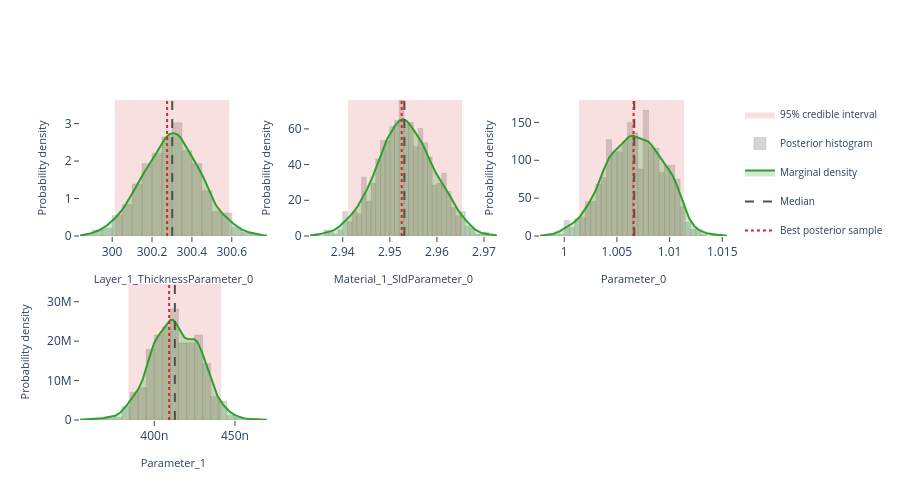

Notebook cell for this chart:
### Markdown cell above
## Interactive posterior plots

The next three cells render the same Plotly figures that are shown on the
Bayesian Posterior tab of the EasyReflectometryApp:

* **Marginals** — per-parameter distribution: histogram + smooth KDE marginal,
  shaded 95% credible interval, and median / best-sample lines
  (`plot_distribution` or `posterior.distribution()`)
* **Corner plot** — pairwise marginals + 2-D contours + scatter (`plot_corner`)
* **Traces** — per-chain trace + marginal histogram (`plot_trace`)

The standalone helpers are called with ``return_figure=True`` so they return a
Plotly ``Figure`` that we render in the notebook with ``fig.show()``; the
``PosteriorResults`` methods return the figure directly.

### Code cell
# ---- Marginal posterior distributions ---------------------------------------
# One panel per free parameter, each overlaying the posterior histogram, a
# smooth Gaussian-KDE marginal, the shaded 95% credible interval, and the
# median / best-sample reference lines.  Mirrors the "Marginals" sub-tab in
# the EasyReflectometryApp.

# The PosteriorResults method passes ``logp`` through automatically so the
# best posterior sample (MAP) line is drawn:
fig = posterior.distribution()
fig.show()

# Standalone equivalent (pass ``logp`` to get the best-sample line):
# fig = plot_distribution(
#     posterior.draws,
#     posterior.param_names,
#     logp=posterior.logp,
#     return_figure=True,
# )
# fig.show()

### Figure 1 — Plotly figure (JSON) as saved in the notebook; plotly's stock layout.template omitted (floating-point values rounded to 4 significant figures; data arrays with more than 128 entries replaced by an {"elided": "..."} marker saying what was removed)
{"data": [{"fill": "toself", "fillcolor": "rgba(214, 39, 40, 0.14)", "hoverinfo": "skip", "legendgroup": "95% credible interval", "line": {"color": "rgba(214, 39, 40, 0.14)", "width": 0}, "mode": "lines", "name": "95% credible interval", "showlegend": true, "type": "scatter", "x": [300.0, 300.6, 300.6, 300.0, 300.0], "xaxis": "x", "y": [0.0, 0.0, 3.628, 3.628, 0.0], "yaxis": "y"}, {"histnorm": "probability density", "hovertemplate": "sample=%{x:.4f}<br>density: %{y:.2f}<extra></extra>", "legendgroup": "histogram", "marker": {"color": "rgba(120, 120, 120, 0.38)", "line": {"color": "rgba(120, 120, 120, 0.24)", "width": 1}}, "name": "Posterior histogram", "nbinsx": 40, "opacity": 0.82, "showlegend": true, "type": "histogram", "x": {"elided": "880 float values"}, "xaxis": "x", "yaxis": "y"}, {"fill": "tozeroy", "fillcolor": "rgba(44, 160, 44, 0.22)", "hovertemplate": "Layer_1_ThicknessParameter_0: %{x:.4f}<br>density: %{y:.4f}<extra></extra>", "legendgroup": "marginal", "line": {"color": "rgb(44, 160, 44)", "width": 2}, "mode": "lines", "name": "Marginal density", "showlegend": true, "type": "scatter", "x": {"elided": "256 float values"}, "xaxis": "x", "y": {"elided": "256 float values"}, "yaxis": "y"}, {"hovertemplate": "Median: %{x:.4f}<extra></extra>", "legendgroup": "Median", "line": {"color": "rgb(80, 80, 80)", "dash": "dash", "width": 2}, "mode": "lines", "name": "Median", "showlegend": true, "type": "scatter", "x": [300.3, 300.3], "xaxis": "x", "y": [0.0, 3.628], "yaxis": "y"}, {"hovertemplate": "Best posterior sample: %{x:.4f}<extra></extra>", "legendgroup": "Best posterior sample", "line": {"color": "rgb(214, 39, 40)", "dash": "dot", "width": 2}, "mode": "lines", "name": "Best posterior sample", "showlegend": true, "type": "scatter", "x": [300.3, 300.3], "xaxis": "x", "y": [0.0, 3.628], "yaxis": "y"}, {"fill": "toself", "fillcolor": "rgba(214, 39, 40, 0.14)", "hoverinfo": "skip", "legendgroup": "95% credible interval", "line": {"color": "rgba(214, 39, 40, 0.14)", "width": 0}, "mode": "lines", "name": "95% credible interval", "showlegend": false, "type": "scatter", "x": [2.941, 2.965, 2.965, 2.941, 2.941], "xaxis": "x2", "y": [0.0, 0.0, 76.18, 76.18, 0.0], "yaxis": "y2"}, {"histnorm": "probability density", "hovertemplate": "sample=%{x:.4f}<br>density: %{y:.2f}<extra></extra>", "legendgroup": "histogram", "marker": {"color": "rgba(120, 120, 120, 0.38)", "line": {"color": "rgba(120, 120, 120, 0.24)", "width": 1}}, "name": "Posterior histogram", "nbinsx": 40, "opacity": 0.82, "showlegend": false, "type": "histogram", "x": {"elided": "880 float values"}, "xaxis": "x2", "yaxis": "y2"}, {"fill": "tozeroy", "fillcolor": "rgba(44, 160, 44, 0.22)", "hovertemplate": "Material_1_SldParameter_0: %{x:.4f}<br>density: %{y:.4f}<extra></extra>", "legendgroup": "marginal", "line": {"color": "rgb(44, 160, 44)", "width": 2}, "mode": "lines", "name": "Marginal density", "showlegend": false, "type": "scatter", "x": {"elided": "256 float values"}, "xaxis": "x2", "y": {"elided": "256 float values"}, "yaxis": "y2"}, {"hovertemplate": "Median: %{x:.4f}<extra></extra>", "legendgroup": "Median", "line": {"color": "rgb(80, 80, 80)", "dash": "dash", "width": 2}, "mode": "lines", "name": "Median", "showlegend": false, "type": "scatter", "x": [2.953, 2.953], "xaxis": "x2", "y": [0.0, 76.18], "yaxis": "y2"}, {"hovertemplate": "Best posterior sample: %{x:.4f}<extra></extra>", "legendgroup": "Best posterior sample", "line": {"color": "rgb(214, 39, 40)", "dash": "dot", "width": 2}, "mode": "lines", "name": "Best posterior sample", "showlegend": false, "type": "scatter", "x": [2.953, 2.953], "xaxis": "x2", "y": [0.0, 76.18], "yaxis": "y2"}, {"fill": "toself", "fillcolor": "rgba(214, 39, 40, 0.14)", "hoverinfo": "skip", "legendgroup": "95% credible interval", "line": {"color": "rgba(214, 39, 40, 0.14)", "width": 0}, "mode": "lines", "name": "95% credible interval", "showlegend": false, "type": "scatter", "x": [1.001, 1.011, 1.011, 1.001, 1.001], "xaxis": "x3", "y": [0.0, 0.0, 179.6, 179.6, 0.0], "yaxis": "y3"}, {"histnorm": "probability density", "hovertemplate": "sample=%{x:.4f}<br>density: %{y:.2f}<extra></extra>", "legendgroup": "histogram", "marker": {"color": "rgba(120, 120, 120, 0.38)", "line": {"color": "rgba(120, 120, 120, 0.24)", "width": 1}}, "name": "Posterior histogram", "nbinsx": 40, "opacity": 0.82, "showlegend": false, "type": "histogram", "x": {"elided": "880 float values"}, "xaxis": "x3", "yaxis": "y3"}, {"fill": "tozeroy", "fillcolor": "rgba(44, 160, 44, 0.22)", "hovertemplate": "Parameter_0: %{x:.4f}<br>density: %{y:.4f}<extra></extra>", "legendgroup": "marginal", "line": {"color": "rgb(44, 160, 44)", "width": 2}, "mode": "lines", "name": "Marginal density", "showlegend": false, "type": "scatter", "x": {"elided": "256 float values"}, "xaxis": "x3", "y": {"elided": "256 float values"}, "yaxis": "y3"}, {"hovertemplate": "Median: %{x:.4f}<extra></extra>", "legendgroup": "Median", "line": {"color": "rgb(80, 80, 80)", "dash": "dash", "width": 2}, "mode": "lines", "name": "Median", "showlegend": false, "type": "scatter", "x": [1.007, 1.007], "xaxis": "x3", "y": [0.0, 179.6], "yaxis": "y3"}, {"hovertemplate": "Best posterior sample: %{x:.4f}<extra></extra>", "legendgroup": "Best posterior sample", "line": {"color": "rgb(214, 39, 40)", "dash": "dot", "width": 2}, "mode": "lines", "name": "Best posterior sample", "showlegend": false, "type": "scatter", "x": [1.007, 1.007], "xaxis": "x3", "y": [0.0, 179.6], "yaxis": "y3"}, {"fill": "toself", "fillcolor": "rgba(214, 39, 40, 0.14)", "hoverinfo": "skip", "legendgroup": "95% credible interval", "line": {"color": "rgba(214, 39, 40, 0.14)", "width": 0}, "mode": "lines", "name": "95% credible interval", "showlegend": false, "type": "scatter", "x": [3.84e-07, 4.415e-07, 4.415e-07, 3.84e-07, 3.84e-07], "xaxis": "x4", "y": [0.0, 0.0, 34500000.0, 34500000.0, 0.0], "yaxis": "y4"}, {"histnorm": "probability density", "hovertemplate": "sample=%{x:.4f}<br>density: %{y:.2f}<extra></extra>", "legendgroup": "histogram", "marker": {"color": "rgba(120, 120, 120, 0.38)", "line": {"color": "rgba(120, 120, 120, 0.24)", "width": 1}}, "name": "Posterior histogram", "nbinsx": 40, "opacity": 0.82, "showlegend": false, "type": "histogram", "x": {"elided": "880 float values"}, "xaxis": "x4", "yaxis": "y4"}, {"fill": "tozeroy", "fillcolor": "rgba(44, 160, 44, 0.22)", "hovertemplate": "Parameter_1: %{x:.4f}<br>density: %{y:.4f}<extra></extra>", "legendgroup": "marginal", "line": {"color": "rgb(44, 160, 44)", "width": 2}, "mode": "lines", "name": "Marginal density", "showlegend": false, "type": "scatter", "x": {"elided": "256 float values"}, "xaxis": "x4", "y": {"elided": "256 float values"}, "yaxis": "y4"}, {"hovertemplate": "Median: %{x:.4f}<extra></extra>", "legendgroup": "Median", "line": {"color": "rgb(80, 80, 80)", "dash": "dash", "width": 2}, "mode": "lines", "name": "Median", "showlegend": false, "type": "scatter", "x": [4.128e-07, 4.128e-07], "xaxis": "x4", "y": [0.0, 34500000.0], "yaxis": "y4"}, {"hovertemplate": "Best posterior sample: %{x:.4f}<extra></extra>", "legendgroup": "Best posterior sample", "line": {"color": "rgb(214, 39, 40)", "dash": "dot", "width": 2}, "mode": "lines", "name": "Best posterior sample", "showlegend": false, "type": "scatter", "x": [4.092e-07, 4.092e-07], "xaxis": "x4", "y": [0.0, 34500000.0], "yaxis": "y4"}], "layout": {"barmode": "overlay", "height": 500, "legend": {"font": {"size": 10}}, "plot_bgcolor": "white", "showlegend": true, "xaxis": {"anchor": "y", "domain": [0.0, 0.2889], "range": [299.8, 300.8], "showgrid": false, "ticks": "outside", "title": {"font": {"size": 11}, "text": "Layer_1_ThicknessParameter_0"}, "zeroline": false}, "xaxis2": {"anchor": "y2", "domain": [0.3556, 0.6444], "range": [2.933, 2.973], "showgrid": false, "ticks": "outside", "title": {"font": {"size": 11}, "text": "Material_1_SldParameter_0"}, "zeroline": false}, "xaxis3": {"anchor": "y3", "domain": [0.7111, 1.0], "range": [0.9977, 1.015], "showgrid": false, "ticks": "outside", "title": {"font": {"size": 11}, "text": "Parameter_0"}, "zeroline": false}, "xaxis4": {"anchor": "y4", "domain": [0.0, 0.2889], "range": [3.54e-07, 4.698e-07], "showgrid": false, "ticks": "outside", "title": {"font": {"size": 11}, "text": "Parameter_1"}, "zeroline": false}, "xaxis5": {"anchor": "y5", "domain": [0.3556, 0.6444], "showgrid": false, "ticks": "outside", "zeroline": false}, "xaxis6": {"anchor": "y6", "domain": [0.7111, 1.0], "showgrid": false, "ticks": "outside", "zeroline": false}, "yaxis": {"anchor": "x", "domain": [0.575, 1.0], "range": [0.0, 3.628], "showgrid": false, "ticks": "outside", "title": {"font": {"size": 11}, "text": "Probability density"}, "zeroline": false}, "yaxis2": {"anchor": "x2", "domain": [0.575, 1.0], "range": [0.0, 76.18], "showgrid": false, "ticks": "outside", "title": {"font": {"size": 11}, "text": "Probability density"}, "zeroline": false}, "yaxis3": {"anchor": "x3", "domain": [0.575, 1.0], "range": [0.0, 179.6], "showgrid": false, "ticks": "outside", "title": {"font": {"size": 11}, "text": "Probability density"}, "zeroline": false}, "yaxis4": {"anchor": "x4", "domain": [0.0, 0.425], "range": [0.0, 34500000.0], "showgrid": false, "ticks": "outside", "title": {"font": {"size": 11}, "text": "Probability density"}, "zeroline": false}, "yaxis5": {"anchor": "x5", "domain": [0.0, 0.425], "showgrid": false, "ticks": "outside", "zeroline": false}, "yaxis6": {"anchor": "x6", "domain": [0.0, 0.425], "showgrid": false, "ticks": "outside", "zeroline": false}}}
